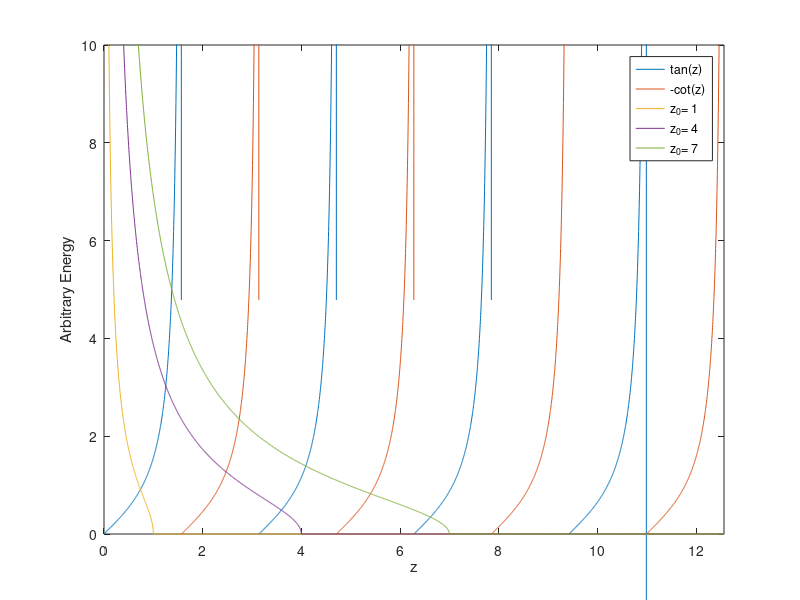
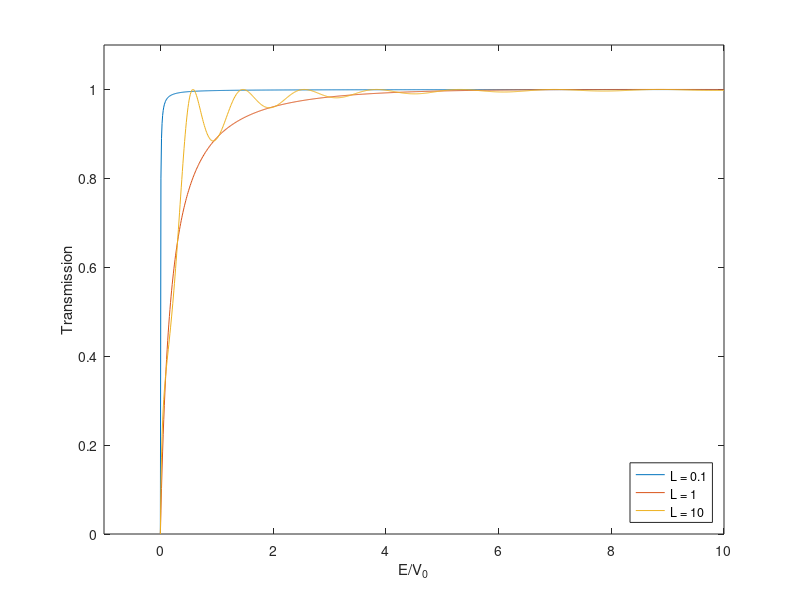

These figures' MATLAB source, in order:
z = linspace(10e-9,4*pi,4001);
evenStates = tan(z);
oddStates = -cot(z);
z0_1 = 1;
z0_2 = 4;
z0_3 = 7;
z1 = real(sqrt(((z0_1./z).^2)-1));
z2 = real(sqrt(((z0_2./z).^2)-1));
z3 = real(sqrt(((z0_3./z).^2)-1));
figure(1)
plot(z,evenStates,z,oddStates,z,z1,z,z2,z,z3);
axis([0 4*pi 0 10]);
xlabel('z');
ylabel('Arbitrary Energy');
legend('tan(z)','-cot(z)','z_0= 1','z_0= 4','z_0= 7');

% % % % % % % % % % % % % % % % % 
Energy = linspace(0,10,1001);
L10 = 10;
angle10 = L10*sqrt(1+Energy);
T10 = 1./(1+(sin(angle10).^2)./(4*Energy.*(Energy+1)));
L01 = 0.1;
angle01 = L01*sqrt(1+Energy);
T01 = 1./(1+(sin(angle01).^2)./(4*Energy.*(Energy+1)));
L1 = 1;
angle1 = L1*sqrt(1+Energy);
T1 = 1./(1+(sin(angle1).^2)./(4*Energy.*(Energy+1)));
figure(2)
plot(Energy,T01,Energy,T1,Energy,T10)
xlim([-1 10]);
ylim([0 1.1]);
xlabel('E/V_0');
ylabel('Transmission');
legend({'L = 0.1','L = 1','L = 10'},'location','southeast');